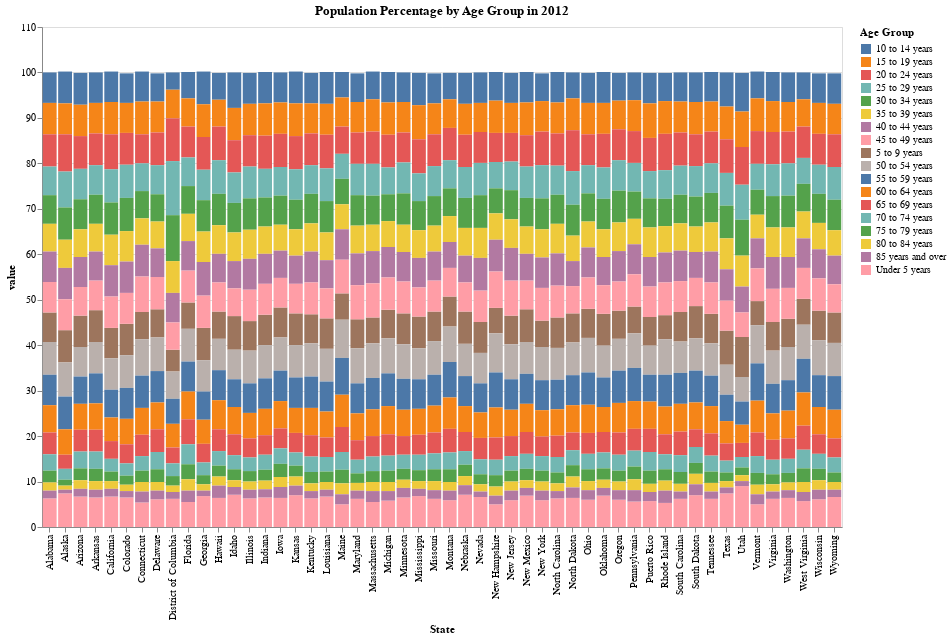

Notebook source saved alongside this figure:
### Code cell
alt_population(year=2012)

### Figure 1 — Vega-Lite specification as saved in the notebook (floating-point values rounded to 4 significant figures; data arrays with more than 128 entries replaced by an {"elided": "..."} marker saying what was removed)
{"config": {"view": {"continuousWidth": 400, "continuousHeight": 300}}, "data": {"name": "data-6003fbcaf231ce1e27ee33120222c338"}, "mark": "bar", "encoding": {"color": {"field": "Age Group", "type": "nominal"}, "x": {"field": "state", "title": "State", "type": "ordinal"}, "y": {"field": "value", "title": "value", "type": "quantitative"}}, "height": 500, "title": "Population Percentage by Age Group in 2012", "width": 800, "$schema": "https://vega.github.io/schema/vega-lite/v4.17.0.json", "datasets": {"data-6003fbcaf231ce1e27ee33120222c338": {"elided": "936 records"}}}
